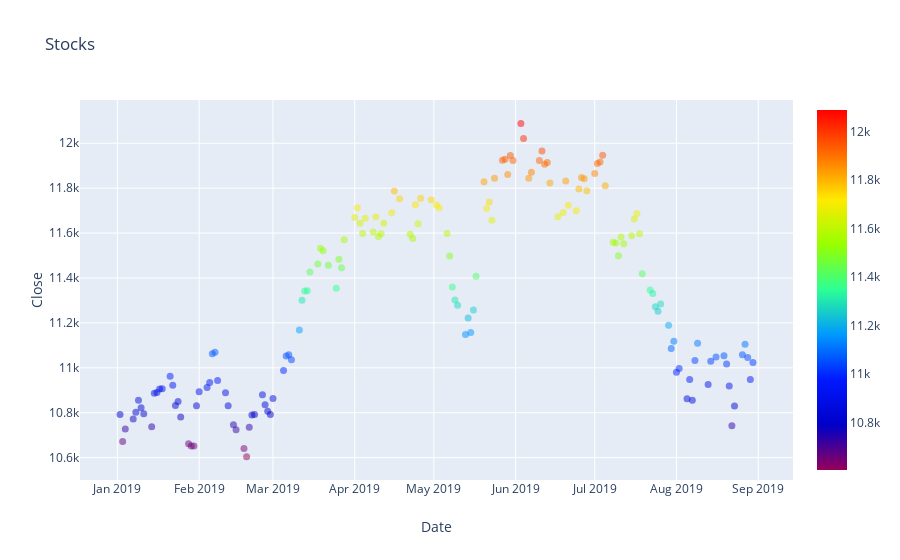

The notebook cell this image was saved under:
### Code cell
offline.iplot(fig)

### Figure 1 — Plotly figure (JSON) as saved in the notebook; plotly's stock layout.template omitted (floating-point values rounded to 4 significant figures; data arrays with more than 128 entries replaced by an {"elided": "..."} marker saying what was removed)
{"data": [{"marker": {"color": {"elided": "161 float values"}, "colorscale": [[0, "rgb(150,0,90)"], [0.125, "rgb(0,0,200)"], [0.25, "rgb(0,25,255)"], [0.375, "rgb(0,152,255)"], [0.5, "rgb(44,255,150)"], [0.625, "rgb(151,255,0)"], [0.75, "rgb(255,234,0)"], [0.875, "rgb(255,111,0)"], [1, "rgb(255,0,0)"]], "opacity": 0.5, "showscale": true, "size": 7}, "mode": "markers", "text": {"elided": "161 float values"}, "type": "scatter", "x": {"elided": "161 str values"}, "y": {"elided": "161 float values"}}], "layout": {"hovermode": "closest", "title": {"text": "Stocks"}, "xaxis": {"title": {"text": "Date"}}, "yaxis": {"title": {"text": "Close"}}}}
